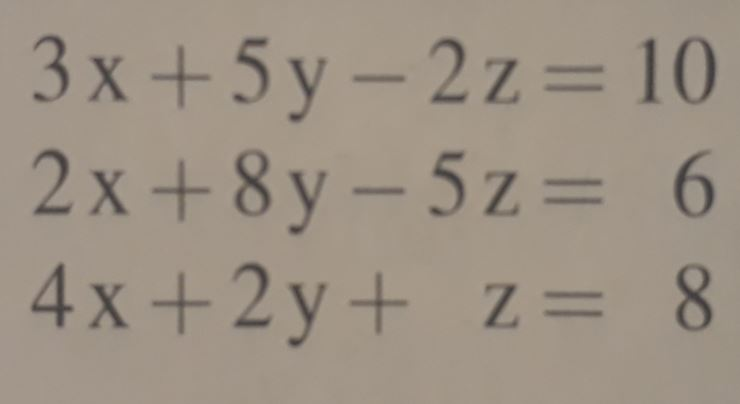
#> input picture data/pic_test_2.JPG, 740 x 404 px, found by its file name
$ jupyter execute --allow-errors github_project_find_lines.ipynb   (older library calls are emulated)
#> lines starting #> are read from the running program, lines starting #| are printed output that depends on the picture; after the words box and inside, x2 and y2 are one past the last pixel; in counts of white or black regions, pixels touching at a corner belong together
[cell 1]
from __future__ import print_function
import cv2 as cv
import numpy as np
import argparse
import random as rng
from matplotlib import pyplot as plt
import pandas as pd

[cell 2]
src = cv.imread('./data/pic_test_2.jpg')
#> src is the input picture: shape (404, 740, 3); mean B, G, R 132.3, 145.6, 157.1
image = src.copy()

[cell 3]
plt.imshow(image)
plt.show()

# Transform and clean image

[cell 4]
#convert to grayscale for thresholding and then to binary image
image_gray = cv.cvtColor(image, cv.COLOR_BGR2GRAY)
ret, image_threshed = cv.threshold(image_gray, 127, 255, cv.THRESH_BINARY_INV+cv.THRESH_OTSU)
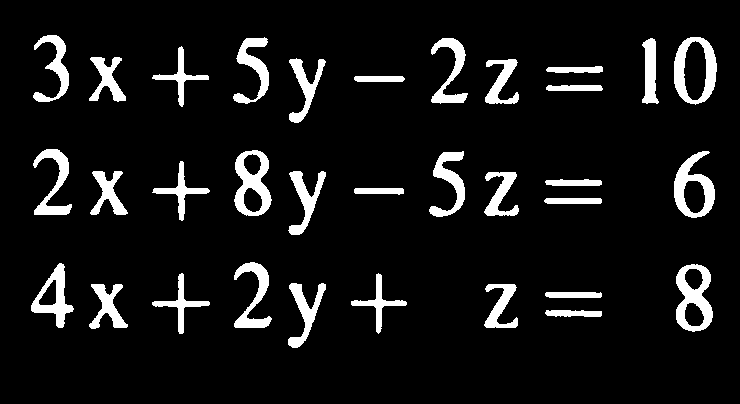
#> image_threshed: shape (404, 740); 8.3% white; 33 white regions
#> ret = 126
plt.imshow(image_threshed)
plt.show()

clean image from small contours

[cell 5]
#find the contours
image_threshed_copy = image_threshed.copy()
contours,hierarchy = cv.findContours(image_threshed_copy,cv.RETR_TREE,cv.CHAIN_APPROX_SIMPLE)
#> contours = 40 contours; largest, box (x1, y1, x2, y2) and area: (674, 37, 717, 105) 2278, (676, 264, 713, 332) 1872, (234, 150, 272, 216) 1810, (674, 151, 715, 218) 1682, (31, 263, 74, 328) 1200

[cell 6]
image_all_contours = image_threshed.copy()
image_all_contours = np.expand_dims(image_all_contours, axis=2).repeat(3, axis=2)
#> image_all_contours: shape (404, 740, 3); 8.3% white; 33 white regions, largest, box (x1, y1, x2, y2) and area: (676, 264, 713, 332) 1345, (674, 37, 717, 105) 1325, (234, 150, 272, 216) 1302
for k, _ in enumerate(contours):
    image_all_contours = cv.drawContours(image_all_contours, contours, k, (0, 125, 255), 1)
#> this loop made 40 passes
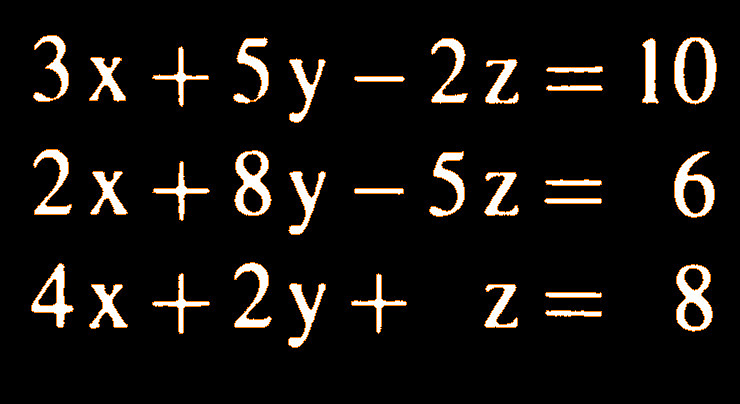
#> image_all_contours: shape (404, 740, 3); mean of channels 0, 1, 2 15.8, 18.4, 21.2; drawn as B, G, R
plt.imshow(image_all_contours)
plt.show()

[cell 7]
##TODO Dynamic threshold via percentile o.ä.

[cell 8]
#remove contours with a small area
image_small_contours = image_threshed.copy()
cont_thresh = 5

image_small_contours = np.expand_dims(image_small_contours, axis=2).repeat(3, axis=2)
for k, contour in enumerate(contours):
        if(cv.contourArea(contour)**2 < cont_thresh):
            image_small_contours = cv.drawContours(image_small_contours, contours, k, (0, 0, 255), 5)
plt.imshow(image_small_contours)
plt.show()

[cell 9]
#create prefilled mask
mask = 255 * np.ones(image_threshed.shape[:2], dtype="uint8")

#add the unwanted contours
for c in contours:
    if( cv.contourArea(c)**2 < cont_thresh):
        cv.drawContours(mask, [c], -1, 0, -1)
#> mask: shape (404, 740); every value is 255

#apply the mask
image_cleaned = cv.bitwise_and(image_threshed, image_threshed, mask=mask)
plt.imshow(image_cleaned)
plt.show()

Verstärke Objekte

[cell 10]
image_transformed_final = image_cleaned

# Find the lines of the linear equation system?

[cell 11]
def find_borders(image, dimension = 0, threshold = 1, dilation = 0):

#> called with dimension = 0, threshold = 15, dilation = 20
    image_local = image.copy()
    kernel = cv.getStructuringElement(cv.MORPH_ELLIPSE,(2,2))
#> kernel = [[0, 1], [1, 1]]
    image_dilated = cv.dilate(image_local,kernel,iterations = dilation)
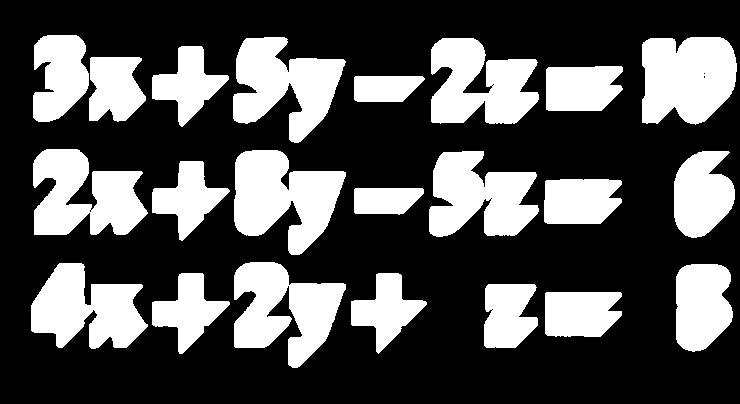
#> image_dilated: shape (404, 740); 31.9% white; 22 white regions, largest, box (x1, y1, x2, y2) and area: (234, 150, 346, 255) 7266, (642, 37, 737, 125) 6996, (234, 262, 346, 368) 6897

    hist = cv.reduce(image_dilated,dimension, cv.REDUCE_AVG).reshape(-1)
#> hist = 740 values, max 163 at index 692, min 0 at index 0, mean 81.4

    borders_0 = [i for i in range(len(hist)-1)  if hist[i] <= threshold and hist[i+1] > threshold]
#> borders_0 = [30, 151, 233, 351, 429, 544, 641]
    borders_1 = [i for i in range(len(hist)-1)  if hist[i] >= threshold and hist[i+1] < threshold]
#> borders_1 = [144, 225, 343, 421, 537, 621, 735]

    if dimension == 0 and len(borders_0) > 1:
        borders_0 = [borders_0[0]]
#> borders_0 = [30]
        borders_1 = [borders_1[-1]]
#> borders_1 = [735]


    print(f"borders found for dimension {dimension} (0: vertical borders, 1 : horizontal borders)")
    print(f"{len(borders_0) + len(borders_1)} borders were found")
#| 2 borders were found
    print(list(zip(borders_0,borders_1)))
#| [(30, 735)]
    assert len(borders_0) == len(borders_1), 'sections could not be found'

    #plotting
    fig, axes = plt.subplots(1,4, sharey = True, sharex = True, figsize=(15,6))
    if dimension > 0:
        axes[0].barh(range(len(hist)), hist)
    else:
        axes[0].bar(range(len(hist)), hist)

    axes[1].imshow(image_local, aspect = "auto")
    axes[2].imshow(image_local, aspect = "auto")

    borders_all = borders_0 + borders_1
#> borders_all = [30, 735]
    image_borders = image.copy()
    for border in borders_all:
        if dimension > 0:
            image_borders[border,:] = 128
        else:
            image_borders[:,border] = 128
            image_borders[:,border+1] = 128
#> this loop made 2 passes
#> image_borders: shape (404, 740); 0.54% of pixels changed, all inside (x1, y1, x2, y2) = (30, 0, 737, 404)

    axes[3].imshow(image_borders, aspect = "auto")
    plt.show()

    return list(zip(borders_0,borders_1))

#test
borders_x = find_borders(image_transformed_final, dimension = 0, threshold = 15, dilation = 20)
#> borders_x = [(30, 735)]
borders_y = find_borders(image_transformed_final, dimension = 1, threshold = 2, dilation = 2)
#| 6 borders were found
#| [(34, 124), (148, 236), (262, 349)]
#> the loop in find_borders (call 2), `for border in borders_all:` made 6 passes
#> border on passes 1 to 6: 34, 148, 262, 124, 236, 349
#> borders_y = [(34, 124), (148, 236), (262, 349)]

Now extract upper and lower horizontal borders. An upper border is a line (one value in histogram) where the value is lower than a predefined threshold `threshold` and the next line has a value > `threshold`

first approach: square section so set same left and right boundary for all lines

[cell 12]
def extract_sections(image, borders_x, borders_y):
    """
    returns: list of section coordinates as tuples (y1, y2, x1, x2)
    """
    image_borders = image.copy()
    x1, x2 = borders_x[0]
#> x1 = 30; x2 = 735
    image_borders[:, x1] = 128
    image_borders[:, x2] = 128

    sections = []
    for borders in borders_y:
        y1, y2 = borders
        sections.append(image[y1:y2,x1:x2])
        image_borders[y1,:] = 128
        image_borders[y2,:] = 128
#> this loop made 3 passes
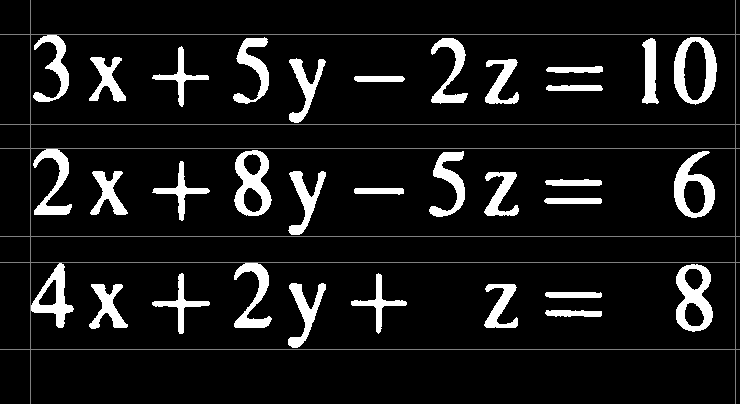
#> image_borders: shape (404, 740); min 0, max 255, mean 23.4
#> after the loop, sections = 3 items

    #plot
    grid = plt.GridSpec(len(borders_y), 3, wspace=0.4, hspace=0.3)
    plt.subplot(grid[:len(borders_y), 0])
    plt.imshow(image, aspect = "auto")
    plt.subplot(grid[:len(borders_y), 1])
    plt.imshow(image_borders, aspect = "auto")
    for i in range(len(borders_y)):
        plt.subplot(grid[i, 2])
        plt.imshow(sections[i], aspect = "auto")
#> this loop made 3 passes

    plt.show()

    return sections

sections = extract_sections(image_transformed_final, borders_x, borders_y)
#> sections = 3 items

# Extract figures for each equation

Similar to removing small fragments we find the single figures via openCVs find contours feature.

[cell 13]
fig, axes = plt.subplots(len(sections),1)
for i, section in enumerate(sections):
    axes[i].imshow(section)
plt.show()

[cell 14]
#find the contours
def plot_contours(image):
    """"""
    contours,hierarchy = cv.findContours(image,cv.RETR_TREE,cv.CHAIN_APPROX_SIMPLE)
    image_all_contours = image.copy()
    image_all_contours = np.expand_dims(image_all_contours, axis=2).repeat(3, axis=2)
    for k, _ in enumerate(contours):
        image_all_contours = cv.drawContours(image_all_contours, contours, k, (0, 125, 255), 1)
    plt.imshow(image_all_contours)
    plt.show()

    return


for i, section in enumerate(sections):
    plot_contours(section)
#> this loop made 3 passes
#> pass 1, in plot_contours, `plt.show()`:
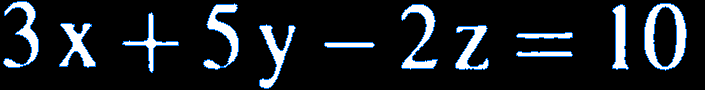
#> shown: shape (90, 705, 3); mean R, G, B 25.8, 30.2, 34.9

okay, there is a problem with e.g. the plus sign, use dilution to get only a single area that can be foudn via contours, then applay those contour coordinates on the original image pre dilution

[cell 15]
#dilation
kernel = cv.getStructuringElement(cv.MORPH_ELLIPSE,(2,2))
#> kernel = [[0, 1], [1, 1]]

for i, section in enumerate(sections):
    image_dilation = cv.dilate(section,kernel,iterations = 2)
    plot_contours(image_dilation)
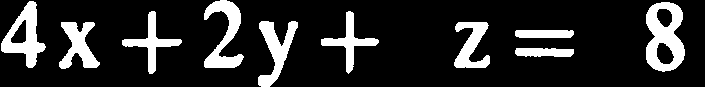
#> image_dilation: shape (87, 705); 16.2% white; 10 white regions

[cell 16]
def plot_contours(image, n=0):
    """
    image: 2D array
    n: int
    """
#> called with n = 0

    contours,hierarchy = cv.findContours(image,cv.RETR_TREE,cv.CHAIN_APPROX_SIMPLE)
#> contours = 13 contours; largest, box (x1, y1, x2, y2) and area: (644, 3, 687, 71) 2278, (653, 6, 677, 67) 1098, (203, 3, 239, 70) 838, (401, 4, 438, 70) 812, (3, 1, 39, 68) 758
    #print(hierarchy)
    if n == 0:
        n = len(contours)
#> n = 13
    fig, axes = plt.subplots(1,n)

    for i in range(n):
        contour = contours[i]

        x_coords = [coord[0][0] for coord in contour]
        y_coords = [coord[0][1] for coord in contour]

        increase = 0
        #TODO check if <0 or größer Bild y
        x1 = min(x_coords) - increase
        x2 = max(x_coords) + increase
        y1 = min(y_coords) - increase
        y2 = max(y_coords) + increase

        image_contour = image[y1:y2,x1:x2]
        axes[i].imshow(image_contour)
#> this loop made 13 passes
#> (x1, x2, y1, y2) on passes 1, 3, 4, 5, 6, 7, 8, 9: (516, 572, 51, 56), (516, 572, 32, 38), (455, 488, 25, 69), (259, 295, 24, 88), (59, 95, 23, 67), (122, 178, 12, 72), (612, 628, 4, 69), (401, 437, 4, 69)

    plt.show()
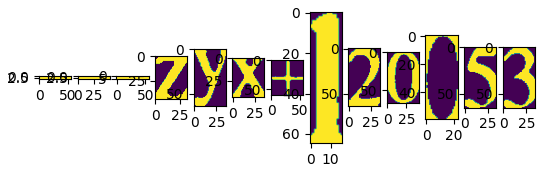
#> figure drawn by matplotlib, 13 panels

plot_contours(sections[0])

[cell 17]
#TODO drop small contours

[cell 18]
def extract_figures(image, dila_iterations=1, pixel_increase = 1, plot = False):
    """
    returns: list of 2D image matrices sorted by their horizontal position in the image
    """
#> called with dila_iterations = 12, pixel_increase = 1, plot = True

    kernel = cv.getStructuringElement(cv.MORPH_ELLIPSE,(2,2))
#> kernel = [[0, 1], [1, 1]]
    image_dilation = cv.dilate(image,kernel,iterations = dila_iterations)
#> image_dilation: shape (90, 705); 38.1% white; 11 white regions
    #cv.RETR_EXTERNAL, only parents, all childs are discarded
    contours,hierarchy = cv.findContours(image_dilation,cv.RETR_EXTERNAL,cv.CHAIN_APPROX_SIMPLE)
#> contours = 11 contours; largest, box (x1, y1, x2, y2) and area: (644, 3, 699, 83) 3478, (203, 3, 251, 82) 2457, (3, 1, 51, 80) 2414, (401, 4, 450, 82) 2364, (516, 32, 585, 69) 2188

    plt.imshow(image_dilation)
    plt.show()

    images_figures = []
    images_coords = []


    image_height, image_width  = image.shape

    for i in range(len(contours)):
        contour = contours[i]

        x_coords = [coord[0][0] for coord in contour]
        y_coords = [coord[0][1] for coord in contour]

        x1 = max(min(x_coords) - pixel_increase, 0)
        x2 = min(max(x_coords) + pixel_increase, image_width)
        y1 = max(min(y_coords) - pixel_increase, 0)
        y2 = min(max(y_coords) + pixel_increase, image_height)


        images_figures.append(image[y1:y2,x1:x2])
        images_coords.append([x1,x2,y1,y2])
#> this loop made 11 passes
#> (x1, x2, y1, y2) on passes 2 to 9: (515, 585, 31, 69), (454, 501, 24, 82), (258, 308, 23, 90), (58, 108, 22, 80), (121, 191, 11, 85), (611, 641, 3, 82), (400, 450, 3, 82), (643, 699, 2, 83)
#> after the loop, images_coords = [[323, 387, 41, 60], [515, 585, 31, 69], [454, 501, 24, 82], [258, 308, 23, 90], [58, 108, 22, 80], [121, 191, 11, 85], [611, 641, 3, 82], [400, 450, 3, 82], [643, 699, 2, 83], [202, 251, 2, 82], [2, 51, 0, 80]]; images_figures = 11 items

        #figures.append({'coords' : [x1,x2,y1,y2], 'image': image[y1:y2,x1:x2]})

    print(f"{len(images_figures)} figures found")
#| 11 figures found

    #check if figures overlap -> decrease pixel increase or dilation iterations
    #all_x_coords = [figure['coords'][0:2] for figure in figures]

    #print (all_x_coords)

    #TODO assert if overlaps


    #sort
    x1s = [coord[0] for coord in images_coords]
#> x1s = [323, 515, 454, 258, 58, 121, 611, 400, 643, 202, 2]
    images_figures_sorted = [image for _, image in (zip(x1s,images_figures))]
#> images_figures_sorted = 11 items


    if plot:
        fig, axes = plt.subplots(1,len(images_figures_sorted))
        for i, figure  in enumerate(images_figures_sorted):
            axes[i].imshow(figure)
#> this loop made 11 passes

        plt.show()
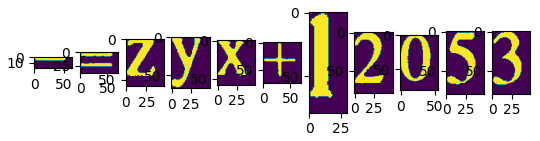
#> figure drawn by matplotlib, 11 panels

    return images_figures_sorted

images_figures_sorted = extract_figures(sections[0],12,1, plot = True)
#> images_figures_sorted = 11 items
images_figures_sorted = extract_figures(sections[1],12,1, plot = True)
#> call 2 of extract_figures, with dila_iterations = 12, pixel_increase = 1, plot = True
#> in extract_figures (call 2), `image_dilation = cv.dilate(image,kernel,iterations = dila_iterations)`:
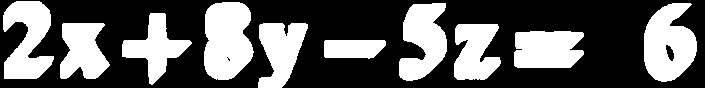
#> image_dilation: shape (88, 705); 36.8% white; 10 white regions
#> in extract_figures (call 2), `contours,hierarchy = cv.findContours(image_dilation,cv.RETR_EXTERNAL,c..`: contours = 10 contours; largest, box (x1, y1, x2, y2) and area: (204, 2, 254, 80) 3067, (644, 3, 697, 82) 2951, (3, 1, 54, 79) 2454, (399, 3, 447, 81) 2424, (514, 31, 584, 68) 2224
#> the loop in extract_figures (call 2), `for i in range(len(contours)):` made 10 passes
#> (x1, x2, y1, y2) on passes 2 to 9: (513, 584, 30, 68), (453, 501, 23, 80), (257, 308, 22, 88), (59, 110, 22, 79), (121, 192, 12, 85), (643, 697, 2, 82), (398, 447, 2, 81), (203, 254, 1, 80)
#> after the loop in extract_figures (call 2), `for i in range(len(contours)):`: images_coords = [[323, 386, 39, 59], [513, 584, 30, 68], [453, 501, 23, 80], [257, 308, 22, 88], [59, 110, 22, 79], [121, 192, 12, 85], [643, 697, 2, 82], [398, 447, 2, 81], [203, 254, 1, 80], [2, 54, 0, 79]]; images_figures = 10 items
#| 10 figures found
#> in extract_figures (call 2), `x1s = [coord[0] for coord in images_coords]`: x1s = [323, 513, 453, 257, 59, 121, 643, 398, 203, 2]
#> in extract_figures (call 2), `images_figures_sorted = [image for _, image in (zip(x1s,images_figures..`: images_figures_sorted = 10 items
#> the loop in extract_figures (call 2), `for i, figure  in enumerate(images_figures_sorted):` made 10 passes
#> in extract_figures (call 2), `plt.show()`:
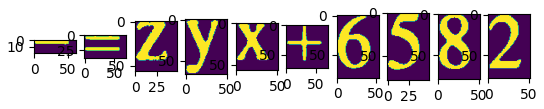
#> figure drawn by matplotlib, 10 panels
#> images_figures_sorted = 10 items
images_figures_sorted = extract_figures(sections[2],12,1, plot = True)
#> (the rest of the program and of its run is left out)
